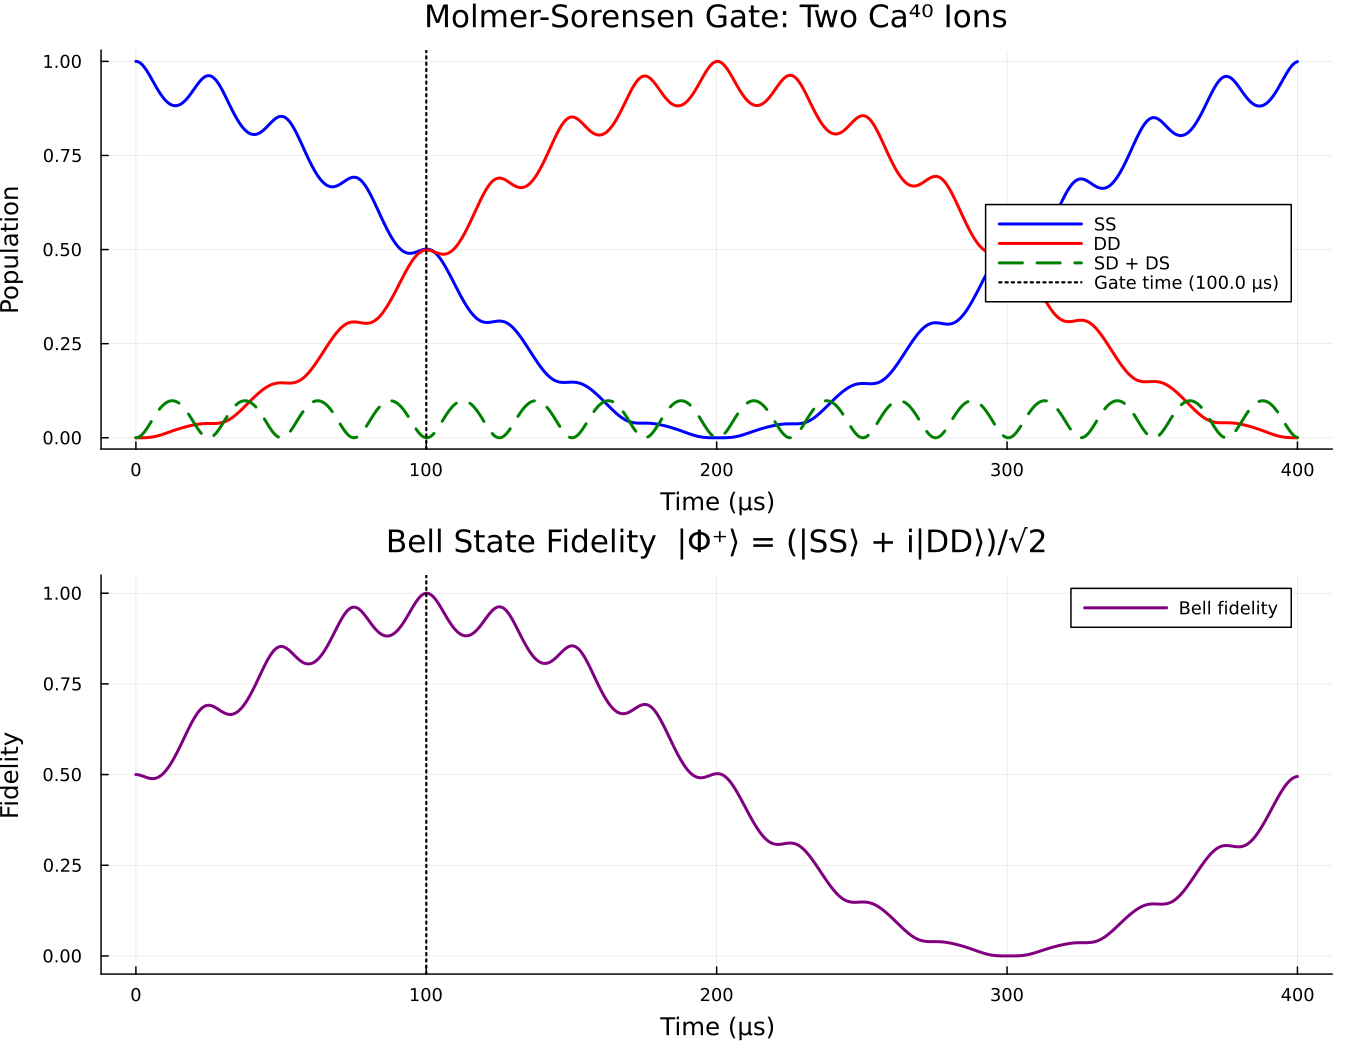

Source code (Julia):
"""
Two-ion Molmer-Sorensen entangling gate: Ca40 S1/2 ↔ D5/2 transition.

Gate time: 100 μs, evolution plotted over 400 μs.
Plots SS, DD, SD+DS populations and Bell state fidelity.

Run: julia --project=IonSim_QuantumToolbox.jl ms_gate_entanglement.jl
"""

using IonSim
using IonSim: timeevolution
using IonSim.analytical
using Plots

# --- System setup ---
C1 = Ca40([("S1/2", -1 // 2), ("D5/2", -1 // 2)])
C2 = Ca40([("S1/2", -1 // 2), ("D5/2", -1 // 2)])
L1 = Laser()
L2 = Laser()

chain = LinearChain(
    ions=[C1, C2],
    comfrequencies=(x=3e6, y=3e6, z=1e6),
    selectedmodes=(; z=[1])
)
T = Chamber(iontrap=chain, B=4e-4, Bhat=(x̂ + ẑ) / √2, lasers=[L1, L2])

L1.λ = transitionwavelength(C1, (("S1/2", -1 // 2), ("D5/2", -1 // 2)), T)
L2.λ = transitionwavelength(C1, (("S1/2", -1 // 2), ("D5/2", -1 // 2)), T)
mode = T.iontrap.selectedmodes.z[1]
modecutoff!(mode, 20)

# --- Gate parameters ---
# Target gate time: 100 μs → MS coupling strength = 1/(4 * t_gate) = 2.5 kHz
gate_time = 100.0  # μs
J = 1 / (4 * gate_time * 1e-6)  # MS coupling strength in Hz

# Sideband detuning
ϵ = 40e3  # Hz detuning from motional sideband
d = 80    # AC Stark shift correction

L1.Δ = mode.ν + ϵ - d
L1.k = ẑ
L1.ϵ = x̂

L2.Δ = -mode.ν - ϵ + d
L2.k = ẑ
L2.ϵ = x̂

# Set Rabi frequency: MS coupling J ~ (ηΩ)² / ϵ → Ω = √(J * ϵ) / η
η = abs(lambdicke(mode, C1, L1))
Ω = √(J * ϵ) / η

intensity_from_rabifrequency!(1, Ω, 1, (("S1/2", -1 // 2), ("D5/2", -1 // 2)), T)
intensity_from_rabifrequency!(2, Ω, 1, (("S1/2", -1 // 2), ("D5/2", -1 // 2)), T)

println("System parameters:")
println("  Mode frequency: $(round(mode.ν / 1e6, digits=3)) MHz")
println("  Lamb-Dicke η: $(round(η, digits=4))")
println("  Rabi frequency Ω: $(round(Ω / 1e3, digits=2)) kHz")
println("  Sideband detuning ϵ: $(ϵ / 1e3) kHz")
println("  Target gate time: $(gate_time) μs")
println("  MS coupling J ≈ $(round(J / 1e3, digits=3)) kHz")

# --- Initial state: |SS⟩ ⊗ |n=0⟩ ---
ψ0 = iontensor(ionstate(T, [("S1/2", -1 // 2), ("S1/2", -1 // 2)]), mode[0])

# --- Build Hamiltonian and evolve ---
h = hamiltonian(T, timescale=1e-6, rwa_cutoff=Inf)

tspan = 0:0.25:400  # evolve to 400 μs
println("\nRunning simulation ($(length(tspan)) time steps)...")
@time tout, sol = timeevolution.schroedinger_dynamic(tspan, ψ0, h)

# --- Compute populations ---
SS = real.(expect(ionprojector(T, ("S1/2", -1 // 2), ("S1/2", -1 // 2)), sol))
DD = real.(expect(ionprojector(T, ("D5/2", -1 // 2), ("D5/2", -1 // 2)), sol))
SD = real.(expect(ionprojector(T, ("S1/2", -1 // 2), ("D5/2", -1 // 2)), sol))
DS = real.(expect(ionprojector(T, ("D5/2", -1 // 2), ("S1/2", -1 // 2)), sol))

# Bell state: |Φ+⟩ = (|SS⟩ + i|DD⟩)/√2
# Fidelity with the ideal Bell state = (SS + DD)/2 + Im(⟨SS|ρ|DD⟩)
# For a pure state |ψ⟩, this simplifies using the off-diagonal coherence
SS_proj = ionprojector(T, ("S1/2", -1 // 2), ("S1/2", -1 // 2))
DD_proj = ionprojector(T, ("D5/2", -1 // 2), ("D5/2", -1 // 2))

# Build |SS⟩⟨DD| cross-term projector for coherence measurement
ket_SS = iontensor(ionstate(T, [("S1/2", -1 // 2), ("S1/2", -1 // 2)]), groundstate(mode))
ket_DD = iontensor(ionstate(T, [("D5/2", -1 // 2), ("D5/2", -1 // 2)]), groundstate(mode))
cross = ket_SS * dag(ket_DD)

coherence = expect(cross, sol)
bell_fidelity = @. real((SS + DD) / 2 + imag(coherence))

# --- Print results at gate time ---
gate_idx = findfirst(t -> t >= gate_time, tout)
println("\nAt gate time t = $(tout[gate_idx]) μs:")
println("  P(SS) = $(round(SS[gate_idx], digits=4))")
println("  P(DD) = $(round(DD[gate_idx], digits=4))")
println("  P(SD) = $(round(SD[gate_idx], digits=4))")
println("  P(DS) = $(round(DS[gate_idx], digits=4))")
println("  Bell fidelity = $(round(bell_fidelity[gate_idx], digits=4))")

# --- Plot ---
p1 = plot(
    tout, SS,
    label="SS", lw=2, color=:blue,
    xlabel="Time (μs)", ylabel="Population",
    title="Molmer-Sorensen Gate: Two Ca⁴⁰ Ions",
    legend=:right, size=(900, 500), dpi=150
)
plot!(p1, tout, DD, label="DD", lw=2, color=:red)
plot!(p1, tout, SD .+ DS, label="SD + DS", lw=2, color=:green, ls=:dash)
vline!(p1, [gate_time], label="Gate time ($(gate_time) μs)", color=:black, ls=:dot, lw=1.5)

p2 = plot(
    tout, bell_fidelity,
    label="Bell fidelity", lw=2, color=:purple,
    xlabel="Time (μs)", ylabel="Fidelity",
    title="Bell State Fidelity  |Φ⁺⟩ = (|SS⟩ + i|DD⟩)/√2",
    legend=:topright, size=(900, 300), dpi=150, ylims=(-0.05, 1.05)
)
vline!(p2, [gate_time], label="", color=:black, ls=:dot, lw=1.5)

fig = plot(p1, p2, layout=(2, 1), size=(900, 700), dpi=150)
savefig(fig, "ms_gate_entanglement.png")
println("\nPlot saved to ms_gate_entanglement.png")
